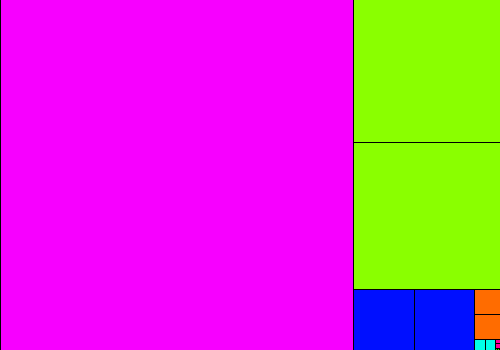
Frame 1 (no input)
Frame 60 (the mouse pressed at the canvas centre just before this capture): identical to frame 1, image omitted
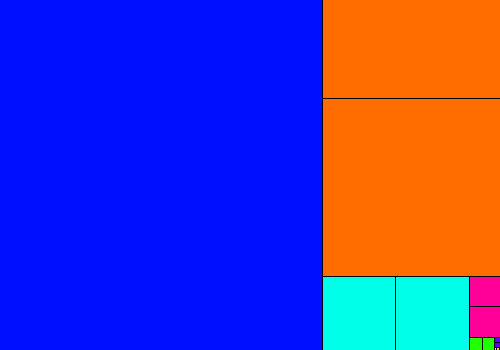
Frame 120 (the mouse held since frame 60 and released just before this capture)

The Processing sketch that drew these frames (run headless with seeded random() and noise(); from frame 60 on, the mouse is pressed at the canvas centre):

// Processing sketch: DivRectZoom
// ── DivRectZoom.pde
float ratio = sqrt(2);
void setup() {
  size(500, 350);
  colorMode(HSB, 1);
}
void draw() {
  background(0, 0, 1);
  float scalar = pow(50, mouseX * 1.0 / width) * width;
  divRect(width - scalar, height - scalar / ratio, scalar);
}

// ── divRect.pde
void divRect(float xPos, float yPos, float wd) {
  int itr = 0;
  float xEndPos = xPos + wd;
  float yEndPos = yPos + wd / ratio;
  while (wd > 0.01) {
    itr++;
    fill(color((itr * ratio) % 1, 1, 1));
    if (itr % 2 == 0) {
      while (xPos + wd < xEndPos + 0.1) {
        rect(xPos, yPos, wd, wd);
        xPos += wd;
      }
      wd = xEndPos - xPos;
    } else {
      while (yPos + wd < yEndPos + 0.1) {
        rect(xPos, yPos, wd, wd);
        yPos += wd;
      }
      wd = yEndPos - yPos;
    }
  }
}
